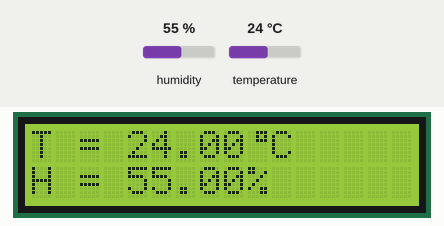
This program was run on a simulated Arduino Nano, built with avr-gcc and run on an emulated ATmega328P. On the bench: 16×2 character LCD. The test bench sets the inputs (shaded band); at power-on: humidity 55 %, temperature 24 °C.

Above: at 2.6 s.
2.7 s: humidity set to 22 %
At 5.3 s:
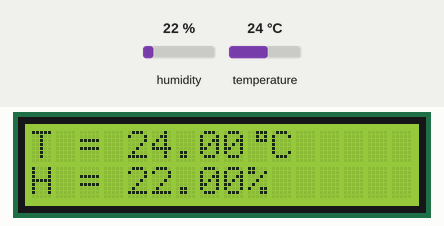
5.7 s: temperature set to 12 °C
At 6.5 s:
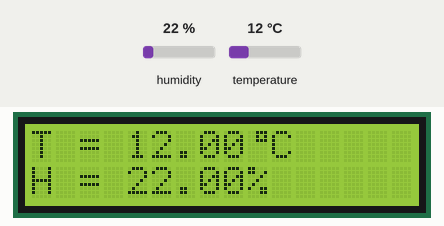
8.7 s: humidity set to 40 %
At 11.3 s:
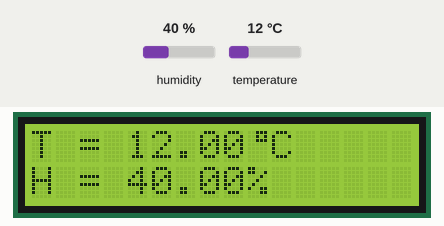
11.7 s: temperature set to 19 °C
At 12.7 s:
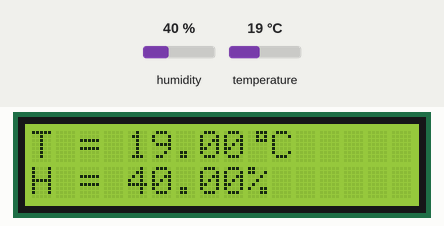
Timing chart, 0 to 14.7 s (numbered marks = the images above; inputs shaded):
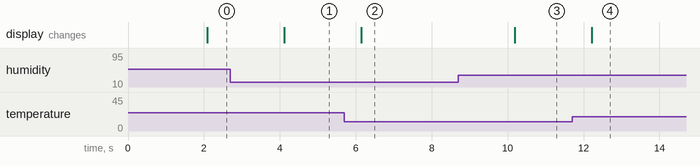

Measured:
- after the input at 2.7 s, the display: changes after 1.4 s (image 1)
- after the input at 5.7 s, the display: changes after 0.44 s (image 2)
- after the input at 8.7 s, the display: changes after 1.5 s (image 3)
- after the input at 11.7 s, the display: changes after 0.52 s (image 4)

The program:

main.cpp
```cpp
// more stable than other code without lib
#include "DHT.h"
#include <Adafruit_Sensor.h>
#include <LiquidCrystal.h>
void DHT_SETUP();
void DHT_CODE();
#define DHTPIN 9
#define DHTTYPE DHT11
DHT dht(DHTPIN, DHTTYPE);
const int rs = 12, en = 11, d4 = 5, d5 = 4, d6 = 3, d7 = 2;
LiquidCrystal lcd(rs, en, d4, d5, d6, d7);
byte degree_symbol[8] =
    {
        0b00111,
        0b00101,
        0b00111,
        0b00000,
        0b00000,
        0b00000,
        0b00000,
        0b00000};
void setup() {
  DHT_SETUP();
}

void loop() {
  DHT_CODE();
}

void DHT_SETUP(){
  lcd.begin(16, 2);
  lcd.print("T = ");
  lcd.setCursor(0, 1);
  lcd.print("H = ");
  lcd.setCursor(9, 0);
  lcd.write((uint8_t)0);
  lcd.print("C");
  lcd.setCursor(9, 1);
  lcd.print("%");
  dht.begin();
  lcd.createChar(0, degree_symbol);
}

void DHT_CODE(){
  delay(2000);
  float HUM = dht.readHumidity();
  float TEMP = dht.readTemperature();
  if (isnan(HUM) || isnan(TEMP) ) {
    Serial.println(F("Failed to read from DHT sensor!"));
    return;
  }
  lcd.setCursor(4,0);
  lcd.print(TEMP);
  lcd.setCursor(4,1);
  lcd.print(HUM);
}
```
